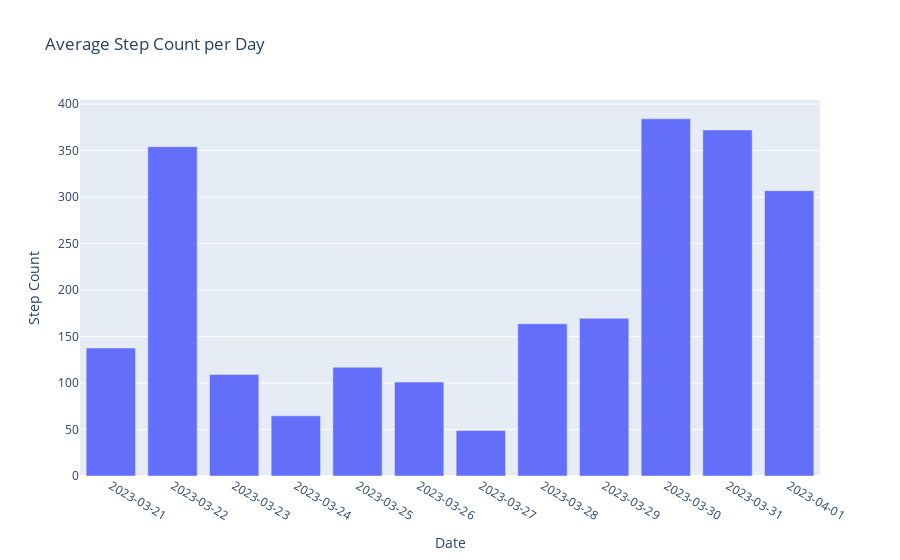

The cell this chart's notebook holds for it:
### Markdown cell above
- Now, let's calculate and look at the average step counts per day

### Code cell
# Calculate Average Step Count per Day

average_step_count_per_day = data.groupby('Date')['Step Count'].mean().reset_index()

fig = px.bar(average_step_count_per_day, x='Date', y='Step Count', title='Average Step Count per Day')
fig.update_xaxes(type='category')
fig.show()

pio.write_image(fig, './images/image5.png')

### Figure 1 — Plotly figure (JSON) as saved in the notebook; plotly's stock layout.template omitted (floating-point values rounded to 4 significant figures)
{"data": [{"alignmentgroup": "True", "hovertemplate": "Date=%{x}<br>Step Count=%{y}<extra></extra>", "legendgroup": "", "marker": {"color": "#636efa", "pattern": {"shape": ""}}, "name": "", "offsetgroup": "", "orientation": "v", "showlegend": false, "textposition": "auto", "type": "bar", "x": ["2023-03-21", "2023-03-22", "2023-03-23", "2023-03-24", "2023-03-25", "2023-03-26", "2023-03-27", "2023-03-28", "2023-03-29", "2023-03-30", "2023-03-31", "2023-04-01"], "xaxis": "x", "y": [137.6, 354.2, 109.1, 64.67, 117, 101, 48.88, 163.8, 169.6, 384.2, 372.2, 306.9], "yaxis": "y"}], "layout": {"barmode": "relative", "legend": {"tracegroupgap": 0}, "title": {"text": "Average Step Count per Day"}, "xaxis": {"anchor": "y", "domain": [0, 1], "title": {"text": "Date"}, "type": "category"}, "yaxis": {"anchor": "x", "domain": [0, 1], "title": {"text": "Step Count"}}}}
